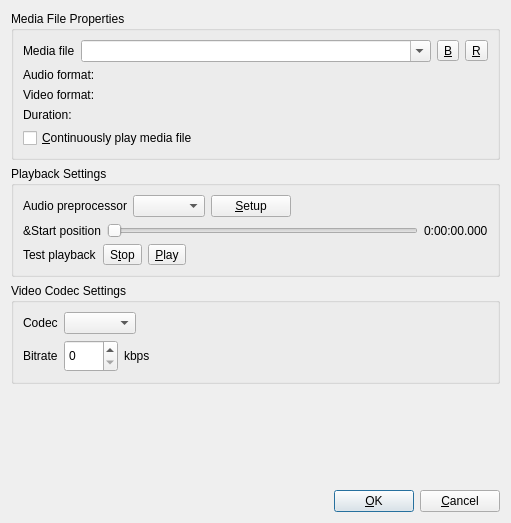
<?xml version="1.0" encoding="UTF-8"?>
<ui version="4.0">
 <class>StreamMediaFileDlg</class>
 <widget class="QDialog" name="StreamMediaFileDlg">
  <property name="geometry">
   <rect>
    <x>0</x>
    <y>0</y>
    <width>511</width>
    <height>523</height>
   </rect>
  </property>
  <property name="windowTitle">
   <string>Stream Media File To Channel</string>
  </property>
  <layout class="QVBoxLayout" name="verticalLayout_2">
   <item>
    <widget class="QGroupBox" name="groupBox">
     <property name="title">
      <string>Media File Properties</string>
     </property>
     <layout class="QVBoxLayout" name="verticalLayout">
      <item>
       <layout class="QHBoxLayout" name="horizontalLayout" stretch="0,1,0,0">
        <item>
         <widget class="QLabel" name="label">
          <property name="text">
           <string>Media file</string>
          </property>
          <property name="buddy">
           <cstring>mediafileComboBox</cstring>
          </property>
         </widget>
        </item>
        <item>
         <widget class="QComboBox" name="mediafileComboBox">
          <property name="editable">
           <bool>true</bool>
          </property>
         </widget>
        </item>
        <item>
         <widget class="QToolButton" name="toolButton">
          <property name="accessibleName">
           <string>Browse</string>
          </property>
          <property name="text">
           <string>&amp;B</string>
          </property>
          <property name="icon">
           <iconset resource="resources.qrc">
            <normaloff>:/images/images/file_open.png</normaloff>:/images/images/file_open.png</iconset>
          </property>
         </widget>
        </item>
        <item>
         <widget class="QToolButton" name="refreshBtn">
          <property name="accessibleName">
           <string>Refresh</string>
          </property>
          <property name="text">
           <string>&amp;R</string>
          </property>
          <property name="icon">
           <iconset resource="resources.qrc">
            <normaloff>:/images/images/refresh.png</normaloff>:/images/images/refresh.png</iconset>
          </property>
         </widget>
        </item>
       </layout>
      </item>
      <item>
       <layout class="QHBoxLayout" name="horizontalLayout_2" stretch="0,1">
        <item>
         <widget class="QLabel" name="label_2">
          <property name="text">
           <string>Audio format:</string>
          </property>
         </widget>
        </item>
        <item>
         <widget class="QLabel" name="audioLabel">
          <property name="text">
           <string/>
          </property>
          <property name="textInteractionFlags">
            <set>Qt::TextBrowserInteraction|Qt::TextSelectableByKeyboard</set>
          </property>
         </widget>
        </item>
       </layout>
      </item>
      <item>
       <layout class="QHBoxLayout" name="horizontalLayout_3" stretch="0,1">
        <item>
         <widget class="QLabel" name="label_3">
          <property name="text">
           <string>Video format:</string>
          </property>
         </widget>
        </item>
        <item>
         <widget class="QLabel" name="videoLabel">
          <property name="text">
           <string/>
          </property>
          <property name="textInteractionFlags">
            <set>Qt::TextBrowserInteraction|Qt::TextSelectableByKeyboard</set>
          </property>
         </widget>
        </item>
       </layout>
      </item>
      <item>
       <layout class="QHBoxLayout" name="horizontalLayout_5" stretch="0,1">
        <item>
         <widget class="QLabel" name="label_4">
          <property name="text">
           <string>Duration:</string>
          </property>
         </widget>
        </item>
        <item>
         <widget class="QLabel" name="durationLabel">
          <property name="text">
           <string/>
          </property>
          <property name="textInteractionFlags">
            <set>Qt::TextBrowserInteraction|Qt::TextSelectableByKeyboard</set>
          </property>
         </widget>
        </item>
       </layout>
      </item>
      <item>
       <widget class="QCheckBox" name="loopChkBox">
        <property name="text">
         <string>&amp;Continuously play media file</string>
        </property>
       </widget>
      </item>
     </layout>
    </widget>
   </item>
   <item>
    <widget class="QGroupBox" name="playbackGroupBox">
     <property name="title">
      <string>Playback Settings</string>
     </property>
     <layout class="QVBoxLayout" name="verticalLayout_3">
      <item>
       <layout class="QHBoxLayout" name="horizontalLayout_7">
        <item>
         <widget class="QLabel" name="label_5">
          <property name="text">
           <string>Audio preprocessor</string>
          </property>
          <property name="buddy">
           <cstring>preprocessorComboBox</cstring>
          </property>
         </widget>
        </item>
        <item>
         <widget class="QComboBox" name="preprocessorComboBox"/>
        </item>
        <item>
         <widget class="QPushButton" name="preprocessButton">
          <property name="text">
           <string>&amp;Setup</string>
          </property>
          <property name="autoDefault">
           <bool>false</bool>
          </property>
         </widget>
        </item>
        <item>
         <spacer name="horizontalSpacer_2">
          <property name="orientation">
           <enum>Qt::Horizontal</enum>
          </property>
          <property name="sizeHint" stdset="0">
           <size>
            <width>40</width>
            <height>20</height>
           </size>
          </property>
         </spacer>
        </item>
       </layout>
      </item>
      <item>
       <layout class="QHBoxLayout" name="horizontalLayout_6">
        <item>
         <widget class="QLabel" name="label_6">
          <property name="text">
           <string>&amp;Start position</string>
          </property>
         </widget>
        </item>
        <item>
         <widget class="QSlider" name="playbackOffsetSlider">
          <property name="accessibleDescription">
           <string>Start position</string>
          </property>
          <property name="orientation">
           <enum>Qt::Horizontal</enum>
          </property>
         </widget>
        </item>
        <item>
         <widget class="QLabel" name="playbackTimeLabel">
          <property name="text">
           <string notr="true">0:00:00.000</string>
          </property>
          <property name="buddy">
           <cstring>playbackOffsetSlider</cstring>
          </property>
         </widget>
        </item>
       </layout>
      </item>
      <item>
       <layout class="QHBoxLayout" name="horizontalLayout_8">
        <item>
         <widget class="QLabel" name="label_7">
          <property name="text">
           <string>Test playback</string>
          </property>
         </widget>
        </item>
        <item>
         <widget class="QToolButton" name="stopToolButton">
          <property name="text">
           <string>S&amp;top</string>
          </property>
          <property name="icon">
           <iconset resource="resources.qrc">
            <normaloff>:/images/images/stop.png</normaloff>:/images/images/stop.png</iconset>
          </property>
         </widget>
        </item>
        <item>
         <widget class="QToolButton" name="startToolButton">
          <property name="text">
           <string>&amp;Play</string>
          </property>
          <property name="icon">
           <iconset resource="resources.qrc">
            <normaloff>:/images/images/play.png</normaloff>:/images/images/play.png</iconset>
          </property>
          <property name="checkable">
           <bool>false</bool>
          </property>
         </widget>
        </item>
        <item>
         <spacer name="horizontalSpacer_3">
          <property name="orientation">
           <enum>Qt::Horizontal</enum>
          </property>
          <property name="sizeHint" stdset="0">
           <size>
            <width>40</width>
            <height>20</height>
           </size>
          </property>
         </spacer>
        </item>
       </layout>
      </item>
     </layout>
    </widget>
   </item>
   <item>
    <widget class="QGroupBox" name="vidgroupBox">
     <property name="sizePolicy">
      <sizepolicy hsizetype="Expanding" vsizetype="Expanding">
       <horstretch>0</horstretch>
       <verstretch>0</verstretch>
      </sizepolicy>
     </property>
     <property name="accessibleName">
      <string>Video Codec Settings</string>
     </property>
     <property name="title">
      <string>Video Codec Settings</string>
     </property>
     <layout class="QVBoxLayout" name="verticalLayout_14">
      <item>
       <layout class="QHBoxLayout" name="horizontalLayout_19">
        <item>
         <widget class="QLabel" name="label_33">
          <property name="text">
           <string>Codec</string>
          </property>
          <property name="buddy">
           <cstring>vidcodecBox</cstring>
          </property>
         </widget>
        </item>
        <item>
         <widget class="QComboBox" name="vidcodecBox">
          <property name="sizePolicy">
           <sizepolicy hsizetype="Fixed" vsizetype="Preferred">
            <horstretch>0</horstretch>
            <verstretch>0</verstretch>
           </sizepolicy>
          </property>
         </widget>
        </item>
        <item>
         <spacer name="horizontalSpacer_21">
          <property name="orientation">
           <enum>Qt::Horizontal</enum>
          </property>
          <property name="sizeHint" stdset="0">
           <size>
            <width>40</width>
            <height>20</height>
           </size>
          </property>
         </spacer>
        </item>
       </layout>
      </item>
      <item>
       <widget class="QStackedWidget" name="vidcodecStackedWidget">
        <property name="currentIndex">
         <number>0</number>
        </property>
        <widget class="QWidget" name="vp8_page">
         <layout class="QVBoxLayout" name="verticalLayout_15">
          <property name="leftMargin">
           <number>0</number>
          </property>
          <property name="topMargin">
           <number>0</number>
          </property>
          <property name="rightMargin">
           <number>0</number>
          </property>
          <property name="bottomMargin">
           <number>0</number>
          </property>
          <item>
           <layout class="QHBoxLayout" name="horizontalLayout_21">
            <item>
             <widget class="QLabel" name="label_42">
              <property name="text">
               <string>Bitrate</string>
              </property>
              <property name="buddy">
               <cstring>vp8bitrateSpinBox</cstring>
              </property>
             </widget>
            </item>
            <item>
             <widget class="QSpinBox" name="vp8bitrateSpinBox">
              <property name="sizePolicy">
               <sizepolicy hsizetype="Fixed" vsizetype="Preferred">
                <horstretch>0</horstretch>
                <verstretch>0</verstretch>
               </sizepolicy>
              </property>
              <property name="minimum">
               <number>0</number>
              </property>
              <property name="maximum">
               <number>1000</number>
              </property>
              <property name="value">
               <number>0</number>
              </property>
             </widget>
            </item>
            <item>
             <widget class="QLabel" name="label_43">
              <property name="text">
               <string notr="true">kbps</string>
              </property>
             </widget>
            </item>
            <item>
             <spacer name="horizontalSpacer_22">
              <property name="orientation">
               <enum>Qt::Horizontal</enum>
              </property>
              <property name="sizeHint" stdset="0">
               <size>
                <width>40</width>
                <height>20</height>
               </size>
              </property>
             </spacer>
            </item>
           </layout>
          </item>
         </layout>
        </widget>
       </widget>
      </item>
     </layout>
    </widget>
   </item>
   <item>
    <spacer name="verticalSpacer_9">
     <property name="orientation">
      <enum>Qt::Vertical</enum>
     </property>
     <property name="sizeHint" stdset="0">
      <size>
       <width>20</width>
       <height>73</height>
      </size>
     </property>
    </spacer>
   </item>
   <item>
    <layout class="QHBoxLayout" name="horizontalLayout_4">
     <item>
      <spacer name="horizontalSpacer">
       <property name="orientation">
        <enum>Qt::Horizontal</enum>
       </property>
       <property name="sizeHint" stdset="0">
        <size>
         <width>40</width>
         <height>20</height>
        </size>
       </property>
      </spacer>
     </item>
     <item>
      <widget class="QPushButton" name="okBtn">
       <property name="text">
        <string>&amp;OK</string>
       </property>
      </widget>
     </item>
     <item>
      <widget class="QPushButton" name="cancelBtn">
       <property name="text">
        <string>&amp;Cancel</string>
       </property>
      </widget>
     </item>
    </layout>
   </item>
  </layout>
 </widget>
 <resources>
  <include location="resources.qrc"/>
  <include location="resources.qrc"/>
 </resources>
 <connections>
  <connection>
   <sender>okBtn</sender>
   <signal>pressed()</signal>
   <receiver>StreamMediaFileDlg</receiver>
   <slot>accept()</slot>
   <hints>
    <hint type="sourcelabel">
     <x>239</x>
     <y>251</y>
    </hint>
    <hint type="destinationlabel">
     <x>185</x>
     <y>136</y>
    </hint>
   </hints>
  </connection>
  <connection>
   <sender>cancelBtn</sender>
   <signal>pressed()</signal>
   <receiver>StreamMediaFileDlg</receiver>
   <slot>reject()</slot>
   <hints>
    <hint type="sourcelabel">
     <x>322</x>
     <y>251</y>
    </hint>
    <hint type="destinationlabel">
     <x>185</x>
     <y>136</y>
    </hint>
   </hints>
  </connection>
 </connections>
</ui>
